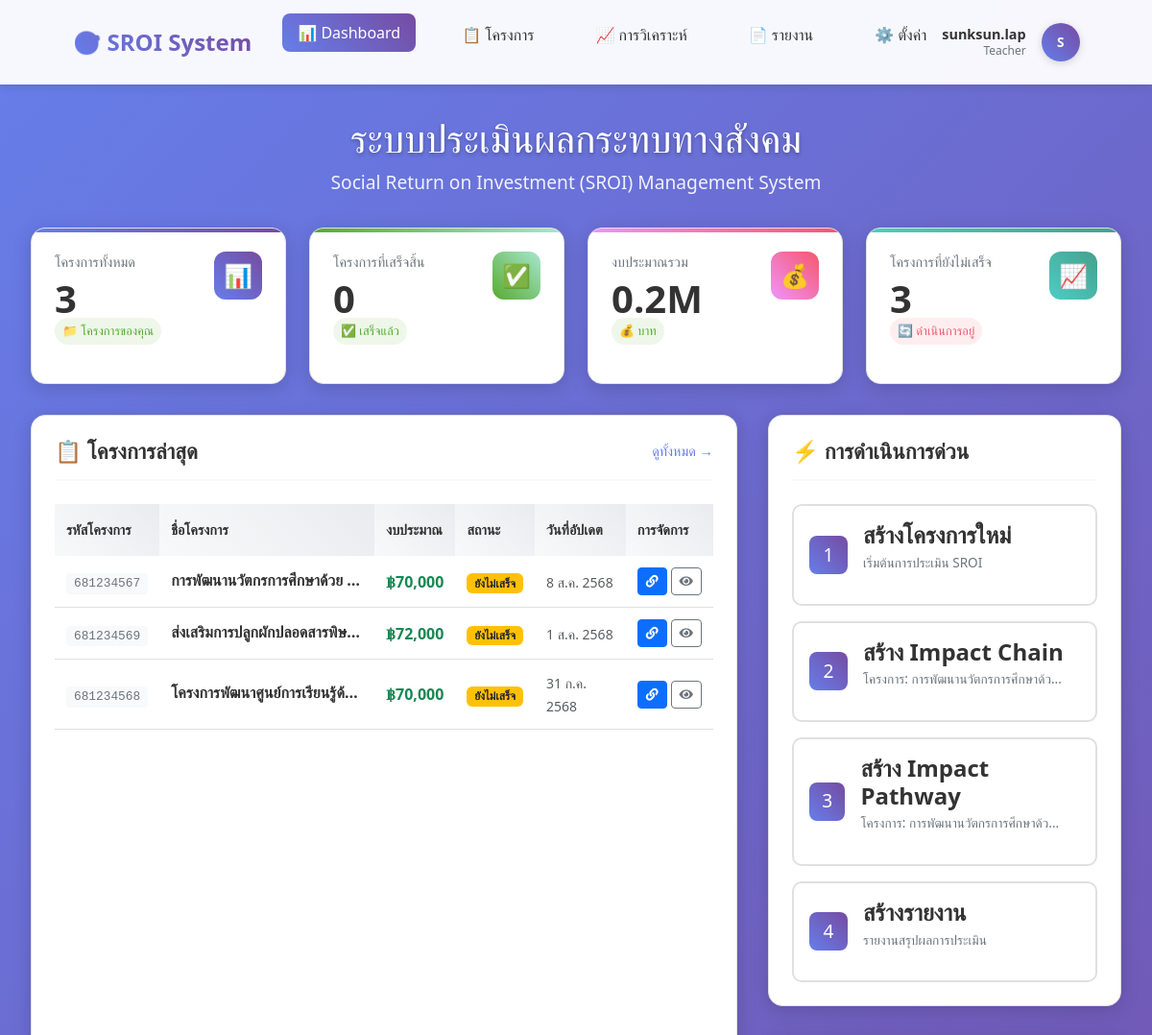
Before: /dashboard.php (signed in, upper part) with the older database file.
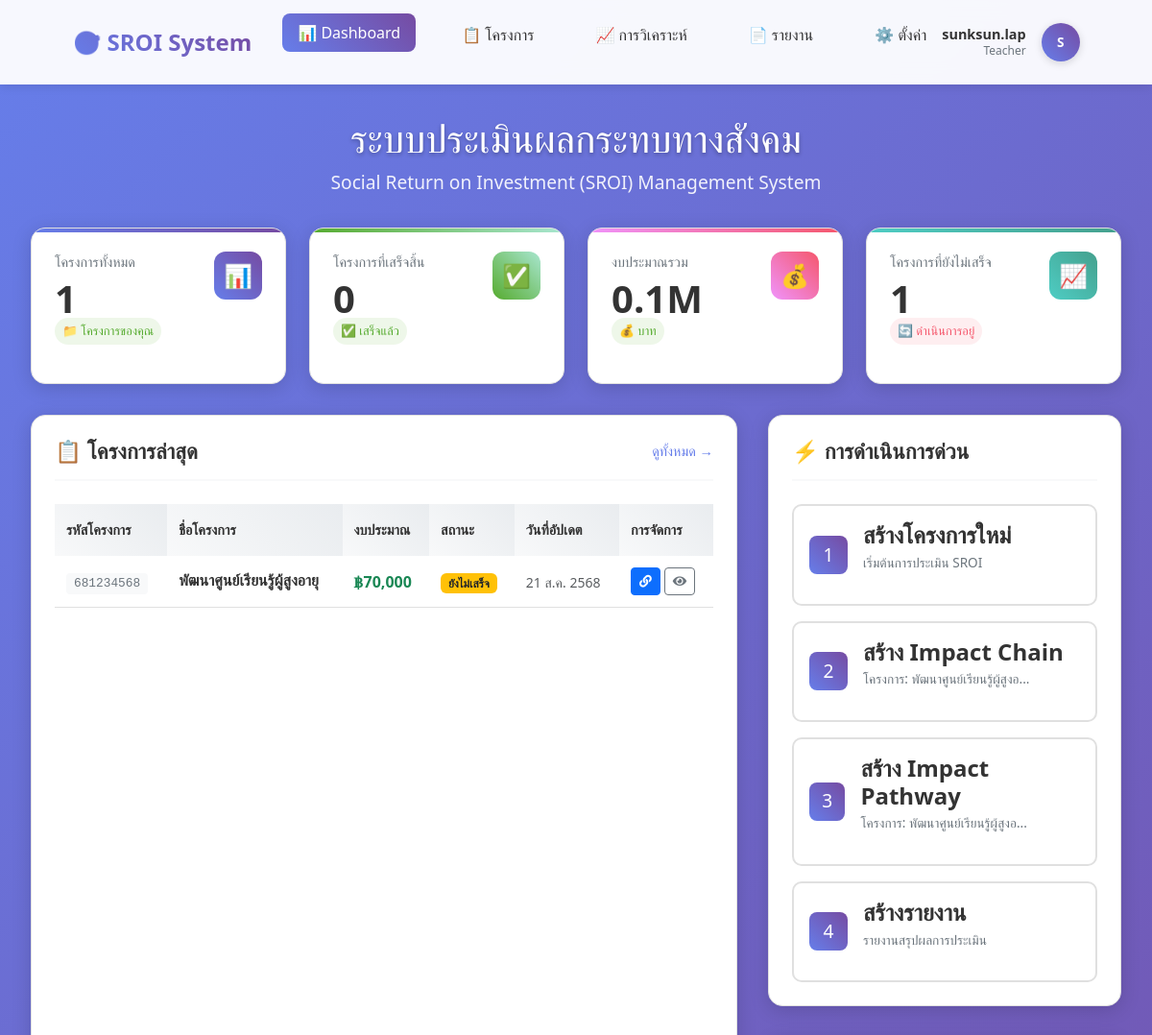
After: the same page with the newer database file.
### tables this page shows
CREATE TABLE `projects` (
  `id` int(11) NOT NULL,
  `project_code` varchar(50) NOT NULL COMMENT 'รหัสโครงการ',
  `name` varchar(500) NOT NULL COMMENT 'ชื่อโครงการ',
  `description` text DEFAULT NULL COMMENT 'รายละเอียดโครงการ',
  `objective` text DEFAULT NULL COMMENT 'วัตถุประสงค์โครงการ',
  `start_date` date DEFAULT NULL COMMENT 'วันที่เริ่มโครงการ',
  `end_date` date DEFAULT NULL COMMENT 'วันที่สิ้นสุดโครงการ',
  `budget` decimal(15,2) DEFAULT NULL COMMENT 'งบประมาณ',
  `organization` varchar(300) DEFAULT NULL COMMENT 'หน่วยงาน/องค์กร',
  `project_manager` varchar(200) DEFAULT NULL COMMENT 'ผู้จัดการโครงการ',
  `status` enum('incompleted','completed') DEFAULT 'incompleted' COMMENT 'สถานะโครงการ',
  `created_by` varchar(100) DEFAULT NULL COMMENT 'ผู้สร้าง',
  `created_at` timestamp NOT NULL DEFAULT current_timestamp(),
  `updated_at` timestamp NOT NULL DEFAULT current_timestamp() ON UPDATE current_timestamp(),
  `impact_chain_status` longtext DEFAULT NULL CHECK (json_valid(`impact_chain_status`)),
  `total_impact_chains` int(11) DEFAULT 0 COMMENT 'จำนวน Impact Chain ทั้งหมด',
  `current_chain_id` int(11) DEFAULT NULL COMMENT 'Impact Chain ที่กำลังทำอยู่'
);

### dashboard.php (the view, shortened to what the changed rows need)
<?php
require_once "config.php";
$user_id = $_SESSION['user_id'];
$projects_query = "SELECT id, project_code, name, status, budget, created_at, updated_at
                   FROM projects
                   WHERE created_by = ?
                   ORDER BY updated_at DESC
                   LIMIT 5";
$projects_stmt = mysqli_prepare($conn, $projects_query);
mysqli_stmt_bind_param($projects_stmt, 's', $user_id);
mysqli_stmt_execute($projects_stmt);
$projects_result = mysqli_stmt_get_result($projects_stmt);
$user_projects = mysqli_fetch_all($projects_result, MYSQLI_ASSOC);
$stats_query = "SELECT
                    COUNT(*) as total_projects,
                    SUM(CASE WHEN status = 'completed' THEN 1 ELSE 0 END) as completed_projects,
                    SUM(CASE WHEN status = 'incompleted' THEN 1 ELSE 0 END) as incompleted_projects,
                    SUM(budget) as total_budget
                FROM projects
                WHERE created_by = ?";
$stats_stmt = mysqli_prepare($conn, $stats_query);
mysqli_stmt_bind_param($stats_stmt, 's', $user_id);
mysqli_stmt_execute($stats_stmt);
$stats_result = mysqli_stmt_get_result($stats_stmt);
$user_stats = mysqli_fetch_assoc($stats_result);
$user_stats = $user_stats ?? [
    'total_projects' => 0,
    'completed_projects' => 0,
    'incompleted_projects' => 0,
    'total_budget' => 0
];
function getStatusText($status)
{
    switch ($status) {
        case 'incompleted':
            return 'ยังไม่เสร็จ';
    }
}
function formatThaiDate($date)
{
    $thai_months = [
        '01' => 'ม.ค.',
        '02' => 'ก.พ.',
        '03' => 'มี.ค.',
        '04' => 'เม.ย.',
        '05' => 'พ.ค.',
        '06' => 'มิ.ย.',
        '07' => 'ก.ค.',
        '08' => 'ส.ค.',
        '09' => 'ก.ย.',
        '10' => 'ต.ค.',
        '11' => 'พ.ย.',
        '12' => 'ธ.ค.'
    ];
    $timestamp = strtotime($date);
    $day = date('j', $timestamp);
    $month = $thai_months[date('m', $timestamp)];
    $year = date('Y', $timestamp) + 543;
    return "$day $month $year";
}
?>
<!DOCTYPE html>
<html lang="th">
<head>
    <link href="https://cdn.jsdelivr.net/npm/bootstrap@5.3.0/dist/css/bootstrap.min.css" rel="stylesheet">
    <link rel="stylesheet" href="https://cdnjs.cloudflare.com/ajax/libs/font-awesome/5.15.4/css/all.min.css">
</head>
<body>
    <div class="main-container">
        <div class="page-header">
            <h1 class="page-title">ระบบประเมินผลกระทบทางสังคม</h1>
        </div>
        <div class="stats-grid">
            <div class="stat-card">
                <div class="stat-header">
                    <div>
                        <div class="stat-label">โครงการทั้งหมด</div>
                        <div class="stat-number" id="totalProjects"><?php echo $user_stats['total_projects']; ?></div>
                        <div class="stat-change positive">
                            📁 โครงการของคุณ
                        </div>
                    </div>
                </div>
            </div>
            <div class="stat-card warning">
                <div class="stat-header">
                    <div>
                        <div class="stat-label">งบประมาณรวม</div>
                        <div class="stat-number" id="totalBudget"><?php echo number_format($user_stats['total_budget'] / 1000000, 1); ?>M</div>
                        <div class="stat-change positive">
                            💰 บาท
                        </div>
                    </div>
                </div>
            </div>
            <div class="stat-card info">
                <div class="stat-header">
                    <div>
                        <div class="stat-label">โครงการที่ยังไม่เสร็จ</div>
                        <div class="stat-number" id="incompletedProjects"><?php echo $user_stats['incompleted_projects']; ?></div>
                        <div class="stat-change <?php echo $user_stats['incompleted_projects'] > 0 ? 'negative' : 'positive'; ?>">
                            🔄 ดำเนินการอยู่
                        </div>
                    </div>
                </div>
            </div>
        </div>
        <div class="content-grid">
            <div class="content-card">
                <div class="project-list" id="recentProjects">
                    <?php if (empty($user_projects)): ?>
                        <div class="text-center text-muted py-4">
                            <i class="fas fa-folder-open fa-3x mb-3" style="color: #ddd;"></i>
                            <p>ยังไม่มีโครงการ</p>
                            <a href="create-project.php" class="btn btn-primary">
                                <i class="fas fa-plus"></i> สร้างโครงการแรก
                            </a>
                        </div>
                    <?php else: ?>
                        <div style="overflow-x: auto;">
                            <table class="table table-hover">
                                <thead>
                                    <tr>
                                        <th>รหัสโครงการ</th>
                                        <th>ชื่อโครงการ</th>
                                        <th>งบประมาณ</th>
                                        <th>สถานะ</th>
                                        <th>วันที่อัปเดต</th>
                                        <th>การจัดการ</th>
                                    </tr>
                                </thead>
                                <tbody>
                                    <?php foreach ($user_projects as $project): ?>
                                        <tr>
                                            <td>
                                                <span class="project-code"><?php echo htmlspecialchars($project['project_code']); ?></span>
                                            </td>
                                            <td>
                                                <div class="project-name" style="max-width: 200px; overflow: hidden; text-overflow: ellipsis; white-space: nowrap;"
                                                    title="<?php echo htmlspecialchars($project['name']); ?>">
                                                    <?php echo htmlspecialchars($project['name']); ?>
                                                </div>
                                            </td>
                                            <td>
                                                <span class="fw-bold text-success">
                                                    ฿<?php echo number_format($project['budget']); ?>
                                                </span>
                                            </td>
                                            <td>
                                                <span class="badge <?php echo $project['status'] == 'completed' ? 'bg-success' : 'bg-warning text-dark'; ?>">
                                                    <?php echo getStatusText($project['status']); ?>
                                                </span>
                                            </td>
                                            <td>
                                                <small class="text-muted"><?php echo formatThaiDate($project['updated_at']); ?></small>
                                            </td>
                                            <td>
                                                <div class="d-flex gap-1">
                                                    <a href="impact-chain/step1-strategy.php?project_id=<?php echo $project['id']; ?>"
                                                        class="btn btn-primary btn-sm" title="สร้าง Impact Chain">
                                                        <i class="fas fa-link"></i>
                                                    </a>
                                                    <button onclick="viewProject(<?php echo $project['id']; ?>)"
                                                        class="btn btn-outline-secondary btn-sm" title="ดูรายละเอียด">
                                                        <i class="fas fa-eye"></i>
                                                    </button>
                                                </div>
                                            </td>
                                        </tr>
                                    <?php endforeach; ?>
                                </tbody>
                            </table>
                        </div>
                    <?php endif; ?>
                </div>
            </div>
            <div style="display: flex; flex-direction: column; gap: 2rem;">
                <div class="content-card">
                    <div class="quick-actions">
                        <?php if (!empty($user_projects)): ?>
                            <a href="impact-chain/step1-strategy.php?project_id=<?php echo $user_projects[0]['id']; ?>" class="action-button">
                                <div class="action-icon">2</div>
                                <div class="action-content">
                                    <h4>สร้าง Impact Chain</h4>
                                    <p>โครงการ: <?php echo htmlspecialchars(mb_substr($user_projects[0]['name'], 0, 25)) . (mb_strlen($user_projects[0]['name']) > 25 ? '...' : ''); ?></p>
                                </div>
                            </a>
                        <?php endif; ?>
                        <?php if (!empty($user_projects)): ?>
                            <a href="impact_pathway/impact_pathway.php?project_id=<?php echo $user_projects[0]['id']; ?>" class="action-button">
                                <div class="action-icon">3</div>
                                <div class="action-content">
                                    <h4>สร้าง Impact Pathway</h4>
                                    <p>โครงการ: <?php echo htmlspecialchars(mb_substr($user_projects[0]['name'], 0, 25)) . (mb_strlen($user_projects[0]['name']) > 25 ? '...' : ''); ?></p>
                                </div>
                            </a>
                        <?php endif; ?>
                    </div>
                </div>
            </div>
        </div>
    </div>
</body>
</html>

Changed rows visible on the page:
removed projects: project_code "681234567", name "การพัฒนานวัตกรการศึกษาด้วย…", budget "70,000", status "ยังไม่เสร็จ", updated_at "8 ส.ค. 2568", name "การพัฒนานวัตกรการศึกษาด้ว"
removed projects: project_code "681234569", name "ส่งเสริมการปลูกผักปลอดสารพิษ…", budget "72,000", status "ยังไม่เสร็จ", updated_at "1 ส.ค. 2568"
removed projects: project_code "681234568", name "โครงการพัฒนาศูนย์การเรียนรู้ด้…", budget "70,000", status "ยังไม่เสร็จ", updated_at "31 ก.ค. 2568"
added projects: project_code "681234568", name "พัฒนาศูนย์เรียนรู้ผู้สูงอายุ", budget "70,000", status "ยังไม่เสร็จ", updated_at "21 ส.ค. 2568", name "พัฒนาศูนย์เรียนรู้ผู้สูงอ"
Other visible differences:
$user_stats['total_projects']: "3" → "1"
$user_stats['total_budget'] / 1000000: "0.2" → "0.1"
$user_stats['incompleted_projects']: "3" → "1"
